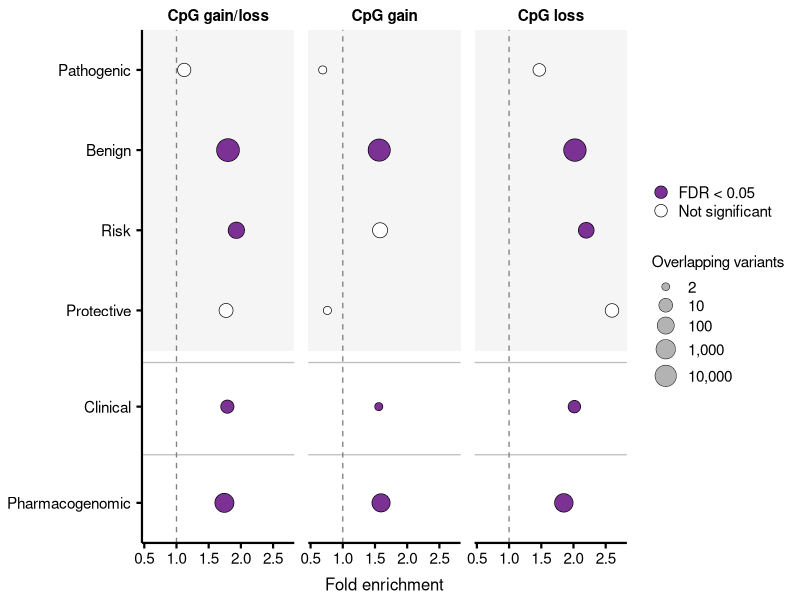

R code for this plot:
library(tidyverse)
library(scales)
library(grid)

theme_set(theme_classic(base_size = 12))

# ============================================================
# 1. Prepare data
# ============================================================

df <- tribble(
  ~Group, ~Category, ~Overlap, ~Fold, ~P,
  
  "CpG gain/loss", "Pathogenic",       7,     1.1200, 0.8,
  "CpG gain/loss", "Benign",           48087, 1.8000, 2e-16,
  "CpG gain/loss", "Risk",             50,    1.9300, 0.000336,
  "CpG gain/loss", "Protective",       10,    1.7700, 0.1815,
  "CpG gain/loss", "Clinical",         7,     1.7900, 2e-16,
  "CpG gain/loss", "Pharmacogenomic",  549,   1.7440, 2e-16,
  
  "CpG gain",      "Pathogenic",       2,     0.6885, 1,
  "CpG gain",      "Benign",           19457, 1.5660, 2e-16,
  "CpG gain",      "Risk",             19,    1.5790, 0.07,
  "CpG gain",      "Protective",       2,     0.7610, 1,
  "CpG gain",      "Clinical",         2,     1.5590, 2e-16,
  "CpG gain",      "Pharmacogenomic",  233,   1.5940, 9e-10,
  
  "CpG loss",      "Pathogenic",       5,     1.4690, 0.4,
  "CpG loss",      "Benign",           29440, 2.0220, 2e-16,
  "CpG loss",      "Risk",             31,    2.1980, 0.0004,
  "CpG loss",      "Protective",       8,     2.5980, 0.04,
  "CpG loss",      "Clinical",         5,     2.0140, 2e-16,
  "CpG loss",      "Pharmacogenomic",  317,   1.8500, 2e-16
) %>%
  mutate(
    FDR = p.adjust(P, method = "BH"),
    
    Significance = if_else(
      FDR < 0.05,
      "FDR < 0.05",
      "Not significant"
    ),
    
    Group = factor(
      Group,
      levels = c(
        "CpG gain/loss",
        "CpG gain",
        "CpG loss"
      )
    ),
    
    # Explicit y positions prevent category–label mismatch
    y_position = case_when(
      Category == "Pathogenic"      ~ 6,
      Category == "Benign"          ~ 5,
      Category == "Risk"            ~ 4,
      Category == "Protective"      ~ 3,
      Category == "Clinical"        ~ 1.8,
      Category == "Pharmacogenomic" ~ 0.6
    ),
    
    Significance = factor(
      Significance,
      levels = c(
        "FDR < 0.05",
        "Not significant"
      )
    )
  )

# Check that every category received a y position
stopifnot(!any(is.na(df$y_position)))

# ============================================================
# 2. Background regions
# ============================================================

background_df <- tibble(
  xmin = -Inf,
  xmax = Inf,
  ymin = 2.5,
  ymax = 6.5
)

# ============================================================
# 3. Plot
# ============================================================

p <- ggplot(
  df,
  aes(
    x = Fold,
    y = y_position
  )
) +
  
  # Background for clinical classes
  geom_rect(
    data = background_df,
    aes(
      xmin = xmin,
      xmax = xmax,
      ymin = ymin,
      ymax = ymax
    ),
    inherit.aes = FALSE,
    fill = "grey96",
    colour = NA
  ) +
  
  # Separators between annotation groups
  geom_hline(
    yintercept = c(2.35, 1.2),
    colour = "grey75",
    linewidth = 0.45
  ) +
  
  # No-enrichment reference
  geom_vline(
    xintercept = 1,
    linetype = "dashed",
    colour = "grey50",
    linewidth = 0.45
  ) +
  
  geom_point(
    aes(
      size = Overlap,
      fill = Significance
    ),
    shape = 21,
    colour = "black",
    stroke = 0.35,
    alpha = 1
  ) +
  
  facet_wrap(
    ~Group,
    nrow = 1
  ) +
  
  scale_fill_manual(
    values = c(
      "FDR < 0.05" = "#7B3294",
      "Not significant" = "white"
    ),
    drop = FALSE
  ) +
  
  scale_size_continuous(
    trans = "log10",
    range = c(2.5, 7.5),
    breaks = c(
      2,
      10,
      100,
      1000,
      10000
    ),
    labels = comma
  ) +
  
  scale_y_continuous(
    breaks = c(
      6,
      5,
      4,
      3,
      1.8,
      0.6
    ),
    labels = c(
      "Pathogenic",
      "Benign",
      "Risk",
      "Protective",
      "Clinical",
      "Pharmacogenomic"
    ),
    limits = c(0.1, 6.5),
    expand = expansion(mult = c(0, 0))
  ) +
  
  scale_x_continuous(
    breaks = c(
      0.5,
      1.0,
      1.5,
      2.0,
      2.5
    ),
    minor_breaks = NULL,
    expand = expansion(mult = c(0.04, 0.06))
  ) +
  
  coord_cartesian(
    xlim = c(0.55, 2.70),
    clip = "off"
  ) +
  
  labs(
    x = "Fold enrichment",
    y = NULL,
    fill = NULL,
    size = "Overlapping variants"
  ) +
  
  guides(
    fill = guide_legend(
      order = 1,
      override.aes = list(
        shape = 21,
        size = 4,
        stroke = 0.35
      )
    ),
    
    size = guide_legend(
      order = 2,
      title.position = "top",
      override.aes = list(
        shape = 21,
        fill = "grey70",
        colour = "black",
        stroke = 0.25
      )
    )
  ) +
  
  theme_classic(base_size = 12) +
  
  theme(
    axis.text.x = element_text(
      size = 11,
      colour = "black"
    ),
    
    axis.text.y = element_text(
      size = 11,
      colour = "black",
      margin = margin(r = 4)
    ),
    
    axis.title.x = element_text(
      size = 12,
      colour = "black",
      margin = margin(t = 7)
    ),
    
    axis.line = element_line(
      linewidth = 0.75,
      colour = "black"
    ),
    
    axis.ticks = element_line(
      linewidth = 0.75,
      colour = "black"
    ),
    
    axis.ticks.length = unit(
      0.14,
      "cm"
    ),
    
    strip.background = element_blank(),
    
    strip.text = element_text(
      size = 11,
      face = "bold",
      colour = "black",
      margin = margin(b = 5)
    ),
    
    panel.grid = element_blank(),
    
    panel.spacing.x = unit(
      0.7,
      "lines"
    ),
    
    legend.position = "right",
    legend.box = "vertical",
    legend.box.just = "left",
    
    legend.text = element_text(
      size = 11,
      colour = "black"
    ),
    
    legend.title = element_text(
      size = 11,
      colour = "black"
    ),
    
    legend.key.height = unit(
      0.47,
      "cm"
    ),
    
    legend.key.width = unit(
      0.47,
      "cm"
    ),
    
    plot.margin = margin(
      t = 5,
      r = 5,
      b = 4,
      l = 5
    )
  )


# ============================================================
# 4. Save
# ============================================================

ggsave(
  filename = "clinical_variant_enrichment.pdf",
  plot = p,
  width = 7,
  height = 3.2
)
